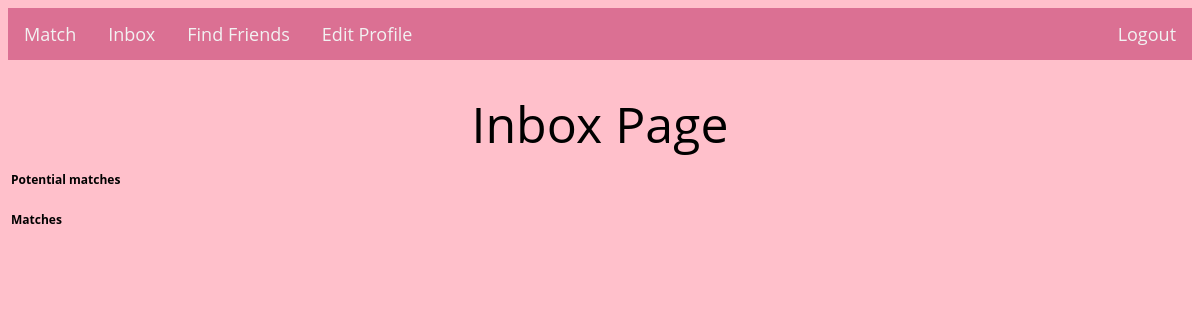
/inbox/jdoe, run on an earlier commit of the app's database.
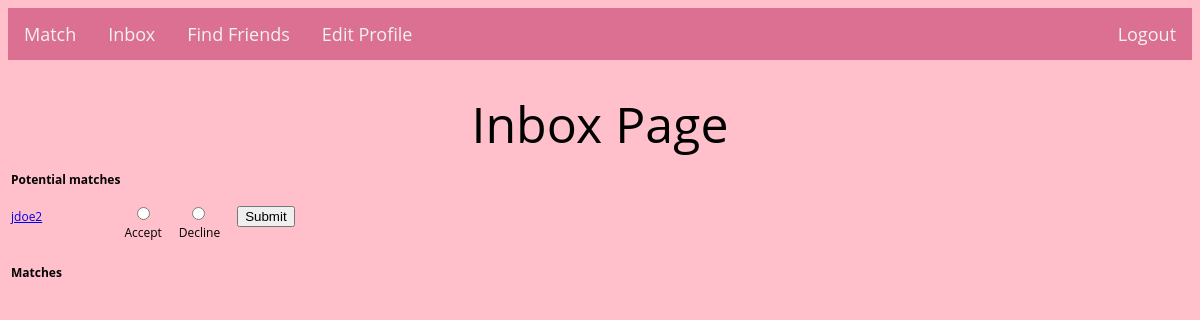
And on a later commit of the database.
### tables this page shows
CREATE TABLE inbox (
    id integer primary key autoincrement,
    username text not null,
    matched_user1 text not null,
    matched_user2 text not null,
    matched_boolean boolean, 
    FOREIGN KEY (username) references users(username)
);

### main.py (the view, shortened to what this page needs)
@app.route('/inbox/<username>', methods=['POST', 'GET'])
def inbox(username):
    if request.method == 'GET':
        inbox_data = get_matches_in_inbox(username)
        return render_template('inbox.html', username=username, inbox_data = inbox_data)

### models.py (called while the page is built)
def get_matches_in_inbox(username):
	con = sql.connect("database.db")
	cur = con.cursor()
	query = "SELECT matched_user1, matched_boolean from inbox WHERE matched_user2 = ?"
	cur.execute(query, [username])
	matches = cur.fetchall()
	con.close()
	con = sql.connect("database.db")
	cur = con.cursor()
	query = "SELECT matched_user2, matched_boolean from inbox WHERE matched_user1 = ?"
	cur.execute(query, [username])
	matches += cur.fetchall()
	print("matches are", matches)
	con.close()
	return matches

### templates/inbox.html (shortened to what this page needs)
<!DOCTYPE html>
<html lang="en">
<head>
    <link href="static/css/main.css" rel="stylesheet" type="text/css" media="all">
</head>
<body>
    {% include "header.html" %}
    <h1>Inbox Page</h1>
    <div class="pending">
        <table id="pending-datatable">
            <thead>
                <tr>
                    <th>Potential matches</th>
                </tr>
                {% for match in inbox_data %}
                    {% if match[1] is none %}
                        <tr>
                            <td><a href="{{username}}/view_potential?potential_match={{match[0]}}">{{match[0]}}</a></td>
                            <form name="match" action="{{ url_for('inbox', username=username) }}" method="POST">
                                <td><label><input type="radio" name="Status" value="Accept" id="Accept">Accept</label></td>
                                <td><label><input type="radio" name="Status" value="Decline" id="Decline">Decline</label></td>
                                <td><button type=”submit” name="potential_match" value="{{match[0]}}">Submit</button></td>
                            </form>
                        </tr>
                    {%endif%}
                {% endfor %}
            </thead>
        </table>
    </div>
    <br />
    <div class="accepted">
        <table id="accepted-datatable">
            <thead>
                <tr>
                    <th>Matches</th>
                </tr>
            </thead>
        </table>
    </div>
</body>
</html>

### templates/header.html
<!DOCTYPE html>
<html lang="en">
    <head>
        <link href="/static/css/header.css" rel="stylesheet" type="text/css" media="all">
    </head>
    <body>
        <div class="topnav">
            <a href="{{ url_for('match', username=username) }}">Match</a>
            <a href="{{ url_for('inbox', username=username) }}">Inbox</a>
            <a href="{{ url_for('find_friends', username=username) }}">Find Friends</a>
            <a href="{{ url_for('profile', username=username) }}">Edit Profile</a>
            <div class="topnav-right">
                <a href="index">Logout</a>
            </div>
        </div>
    </body>
</html>

### static/css/main.css (style rules this page uses)
body, input, textarea, select { font-family: 'Open Sans', sans-serif; font-size: 12px; color: black; }
body { background-color: #FFC0CB; }
h1 { font-size: 50px; font-weight: 400; color: black; text-align: center; padding-top: 10px; margin-top: 20px; margin-bottom: 10px; }
input { margin-top: 15px; margin-left: 25%; margin-right:25%; border-radius: 5px; }

### static/css/header.css (style rules this page uses)
.topnav { background-color: palevioletred; overflow: hidden; }
.topnav a { float: left; color: #f2f2f2; text-align: center; padding: 14px 16px; text-decoration: none; font-size: 18px; }
.topnav-right { float: right; }

What changed in the data, as far as the page shows it:
added inbox: matched_user2 "jdoe2"
